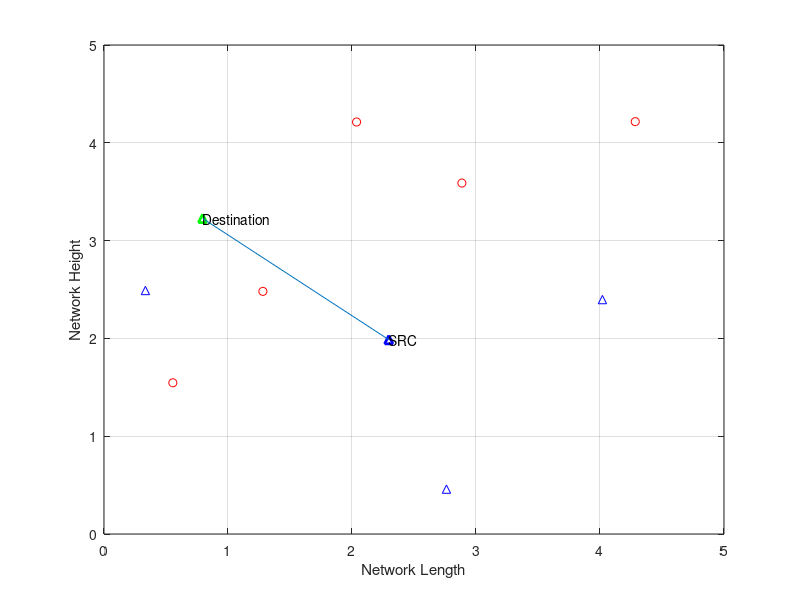

MATLAB code for this plot:
%Generating node locations to help aid in the routing of a UAV
%Genuine Nodes represent refill stations
%Malicious Nodes represent areas to avoid
clc;
clear all;
close all;
no_nodes = input('Enter the number of nodes: ');
no_nodes_m = input('Enter the number of malicious nodes: ');
network_length = input('Enter the length of the network: ');
network_width = input('Enter the width of the network: ');

for i = 1:no_nodes
    x_loc(i) = network_length*rand;
    y_loc(i) = network_width*rand;
    %nodes_id(i) = i; 
    plot(x_loc(i),y_loc(i),'b^','linestyle','none')
    hold on
    xlabel('Network Length');
    ylabel('Network Height');
    grid on
    pause(.1);
end
for j = 1:no_nodes_m
    x_loc_m(j) = network_length*rand;
    y_loc_m(j) = network_width*rand;
    %nodes_id_m(j) = j; 
    plot(x_loc_m(j),y_loc_m(j),'ro','linestyle','none')
    hold on;
    xlabel('Network Length');
    ylabel('Network Height');
    grid on
    pause(.1);
end

source = rem(round((no_nodes+no_nodes_m)*rand),no_nodes);
if source == 0
    source = 15;
end
destination = rem(round((no_nodes+no_nodes_m)*rand),no_nodes);
if destination == 0
    destination = 16;
end
figure(1)
plot(x_loc(source),y_loc(source),'b^','linewidth',2);
text(x_loc(source),y_loc(source), 'SRC')

hold on
plot(x_loc(destination),y_loc(destination),'g^','linewidth',2);
text(x_loc(destination),y_loc(destination), 'Destination')

% Location of nodes
% Genuine
genuine = [x_loc; y_loc];
% Malicious
malicious = [x_loc_m; y_loc_m];

% Connecting source and destination
source_loc = [x_loc(source), y_loc(source)];
destination_loc = [x_loc(destination), y_loc(destination)];
p1 = [source_loc(1) destination_loc(1)];
p2 = [source_loc(2) destination_loc(2)];
x = [p1(1) p2(1)];
y = [p1(2) p2(2)];
plot([x(1) y(1)],[x(2) y(2)])

idx_x = genuine(1,:);
idx_y = genuine(2,:);
idx_x1 = malicious(1,:);
idx_y1 = malicious(2,:);



